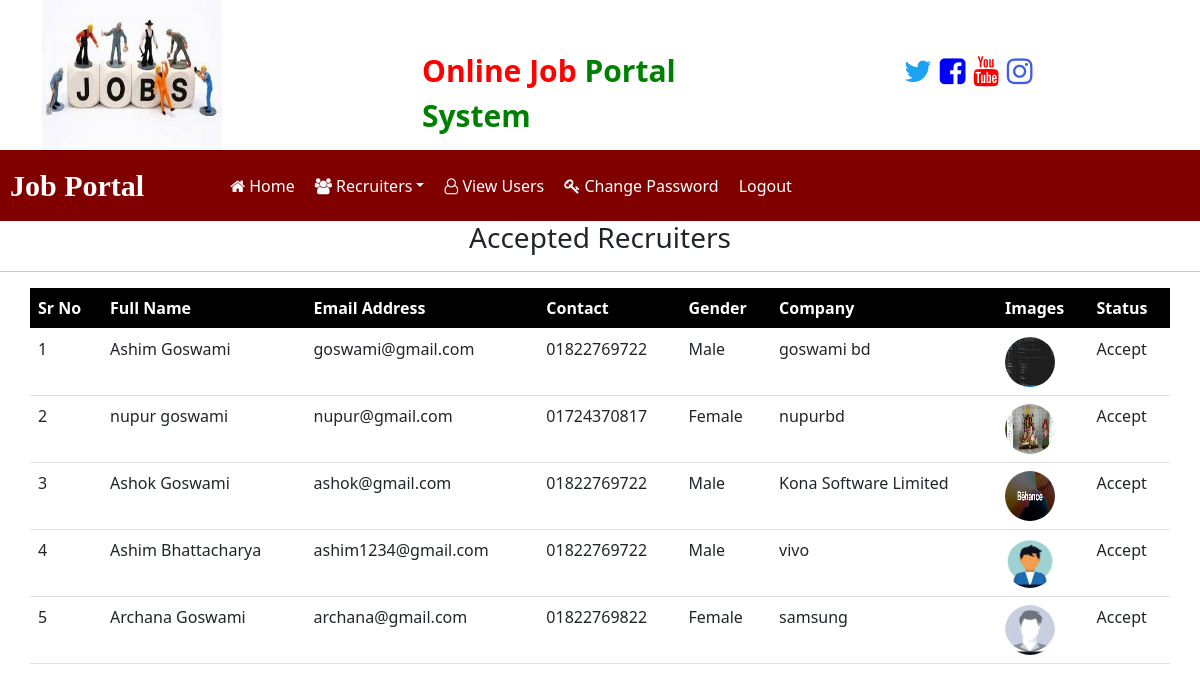
The app's page /recruiter_accepted/ (signed in) with its own data.
### Recruiters_Login/models.py (models this page shows, shortened)
class Recruiters(models.Model):
    user = models.OneToOneField(User, on_delete=models.CASCADE)
    mobile = models.CharField(max_length=20, null=True)
    image = models.FileField(null=True)
    gender = models.CharField(max_length=10, null=True)
    company = models.CharField(max_length=100, null=True)
    Type = models.CharField(max_length=15, null=True)
    status = models.CharField(max_length=30, null=True)

### job/views.py (the view)
# urls.py: path('recruiter_accepted/', views.recruiter_accepted, name="recruiter_accepted"),
@login_required
def recruiter_accepted(request):
    data = Recruiters.objects.filter(status='Accept')
    context = {'data':data}
    return render(request, 'job/recruiter_accepted.html', context)

### templates/job/recruiter_accepted.html
{% load static %}
{% block content %}
{% include 'job/admin_navbar.html' %}
<h3 class="text-center">Accepted Recruiters</h3>
<hr>
<table id="example" class="table table-hover container">
    <thead style="background-color: black; color: white;">
        <tr>
            <th>Sr No</th>
            <th>Full Name</th>
            <th>Email Address</th>
            <th>Contact</th>
            <th>Gender</th>
            <th>Company</th>
            <th>Images</th>
            <th>Status</th>
        </tr>
    </thead>
    <tbody>
        {% for i in data %}
        <tr>
            <td>{{forloop.counter}}</td>
            <td>{{i.user.first_name}} {{ i.user.last_name}}</td>
            <td>{{i.user.username}}</td>
            <td>{{i.mobile}}</td>
            <td>{{i.gender}}</td>
            <td>{{i.company}}</td>
            <td><img src="{{i.image.url}}" style="height:50px; width: 50px; border-radius: 50%;"></td>
            <td>{{i.status}}</td>
        </tr>
        {% endfor %}
    </tbody>
</table>
{% endblock content %}

### records on screen
Recruiters: user.first_name "Ashim", user.last_name "Goswami", user.username "goswami@gmail.com", mobile "01822769722", gender "Male", company "goswami bd", image (picture), status "Accept"
Recruiters: user.first_name "nupur", user.last_name "goswami", user.username "nupur@gmail.com", mobile "01724370817", gender "Female", company "nupurbd", image (picture), status "Accept"
Recruiters: user.first_name "Ashok", user.last_name "Goswami", user.username "ashok@gmail.com", mobile "01822769722", gender "Male", company "Kona Software Limited", image (picture), status "Accept"
Recruiters: user.first_name "Ashim", user.last_name "Bhattacharya", user.username "ashim1234@gmail.com", mobile "01822769722", gender "Male", company "vivo", image (picture), status "Accept"
Recruiters: user.first_name "Archana", user.last_name "Goswami", user.username "archana@gmail.com", mobile "01822769822", gender "Female", company "samsung", image (picture), status "Accept"
